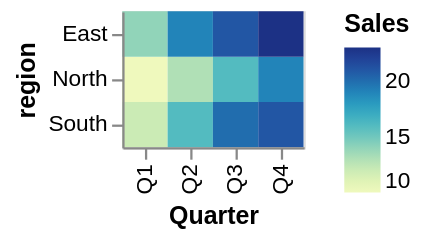

Vega-Lite specification for this chart:
### Vega-Lite specification from a JSON file in a GitHub repository (floating-point values rounded to 4 significant figures)
{"$schema": "https://vega.github.io/schema/vega-lite/v5.json", "data": {"values": [{"quarter": "Q1", "region": "North", "sales": 10}, {"quarter": "Q1", "region": "South", "sales": 12}, {"quarter": "Q1", "region": "East", "sales": 14}, {"quarter": "Q2", "region": "North", "sales": 13}, {"quarter": "Q2", "region": "South", "sales": 16}, {"quarter": "Q2", "region": "East", "sales": 19}, {"quarter": "Q3", "region": "North", "sales": 16}, {"quarter": "Q3", "region": "South", "sales": 20}, {"quarter": "Q3", "region": "East", "sales": 21}, {"quarter": "Q4", "region": "North", "sales": 19}, {"quarter": "Q4", "region": "South", "sales": 21}, {"quarter": "Q4", "region": "East", "sales": 23}]}, "mark": "rect", "encoding": {"x": {"field": "quarter", "type": "nominal", "title": "Quarter"}, "y": {"field": "region", "type": "nominal"}, "color": {"field": "sales", "type": "quantitative", "title": "Sales", "aggregate": "sum"}}}
